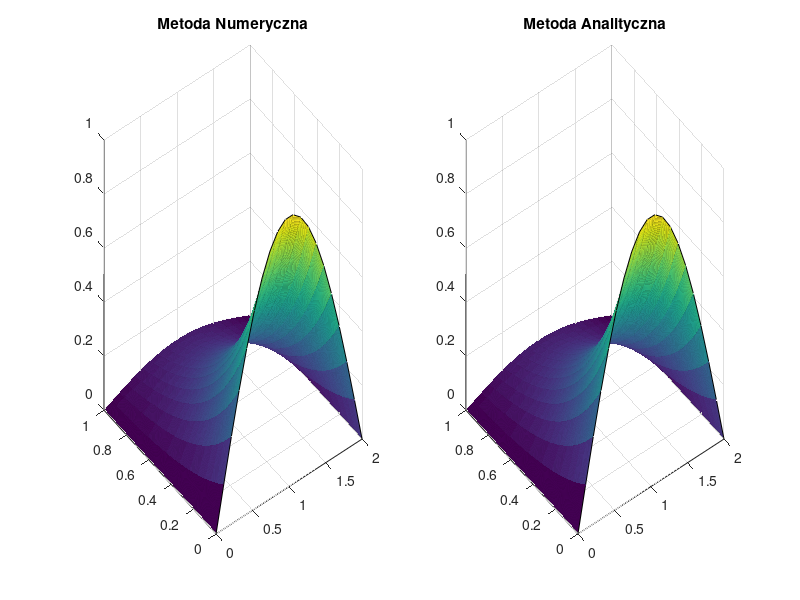

MATLAB code to generate this figure:
clc,clear all
tic
%rozwi�zanie analityczne
G = @(x,t) sin(pi.*x./2).*exp(-(pi.^2).*t./4);

%przedzia� omega
xa=0;
xb=2;
yc=0;
yd=1;

%warunki brzegowe
u1 = @(x) 0;
u2 = @(x) 0;
u3 = @(x,t) sin(pi*x/2);

licznik=0;
%siatka
m=20;
D=1;
deltax=(xb-xa)/(m-1);
x=[xa:deltax:xb];         %przedzia� przestrzenny
deltat=(deltax^2)/(20*D); %dzielimy od razu przez 10, aby warto�� nie by�a blisko deltat graniczne
n_end=floor(yd/deltat)+1;
t=[0:deltat:1];           %przedzia� czasowy

%macierz
psi=zeros(n_end,length(x)); %utworzenie pustej macierzy

%dodanie warunku pocz�tkowego
psi(1,:) = u3(x);
psi(:,1) = u1(t);
psi(:,m) = u2(t);

A = (2+(deltax^2)/(deltat))*diag(eye(m-2));
B = diag(A) + -1*diag(diag(eye(m-3)),-1) + -1*diag(diag(eye(m-3)),1);
for n=2:n_end
  F = diag(eye(m-2)) * deltax^2/deltat .* psi(n-1,2:m-1)';
  F(1) = F(1) + psi(n,1);
  F(length(F)) = F(length(F)) + psi(n, m);  
  psi(n,2:m-1) = linsolve(B,F);
  licznik = licznik+1;
end

[X,T] = meshgrid(x,t);
subplot(1,2,1)
surf(X,T,psi)
title('Metoda Numeryczna')
subplot(1,2,2)
surf(X,T,(G(X,T)))
title('Metoda Analityczna')
Error=max(max(abs(psi-G(X,T))));
licznik
toc